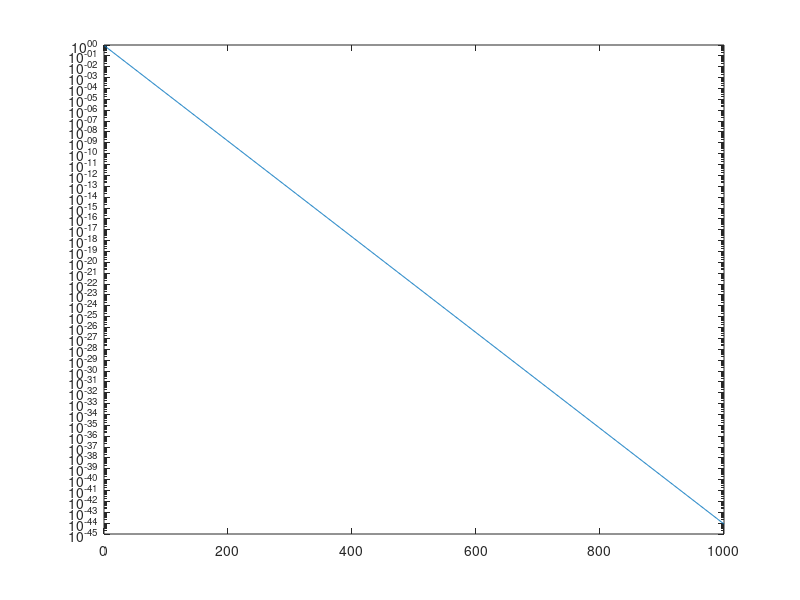

This chart was generated by the following MATLAB code: (Note: this script raises an error after producing the figure.)
%% State Space
% m input varibles
% p output variables
% n state variables

% System can be represented as four matrices:
%    n m
% n[ A B ]
% p[ C D ]
% 
% Where,
% A nxn
% B nxm
% C pxn
% D pxm

%% Discrete
% x[n+1] = Ax[n] + Bu[n]
% y[n] = Cx[n] + Du[n]
%
% or in the Z domain,
% zX(z) = AX(z) + BU(z)
% Y(z) = CX(z) + DU(z)

% State transition matrix: Phi(n) = A^n

% If 0 input: x[n] = A^n*x[0]
% Need |eig(A)| < 1

A = [1/5 1/3; 1/2 2/3]; % stable
%A = [1 1/3; 1/2 2/3];  % unstable
eig(A)

t = 1:1000;
v = zeros(1,1000);
An = A;
for i = 1:1000
    An = An*A;
    v(i) = norm(An,'fro');
end

figure;
semilogy(t,v)

%% ss2tf
% SISO
B = [1 ;1];
C = [1 1];
D = 0;

% Remember: H(z) = C((zI-A)^-1)B+D
[b,a] = ss2tf(A,B,C,D);

[z,p,k] = tf2zpk(b,a)   % poles = eig(A)

%% MIMO
% With MIMO systems, there is a transfer function for each input -> output.
% Thus the transfer function is actually a transfer function matrix, each
% entry being a transfer function between an input an output.
% We represent the transfer function from input j to output i by Hij.

B = eye(2);
C = eye(2);
D = zeros(2);

[b,a] = ss2tf(A,B,C,D,1)

% Here there are 2 inputs and 2 outputs. For ss2tf, you can't return a
% whole transfer function matrix. You can only return the transfer
% functions for each input separately.
% Here, there are 2 transfer functions for each input since there are 2
% outputs. The denominator vector, a, is shared between the transfer
% functions and the numerators are stored in a matrix with row j
% corresponding to Hij

%% tf2ss
b = [0 2 3; 1 2 1];
a = [1 0.4 1];

[A,B,C,D] = tf2ss(b,a)

%% Continuous
% x'(t) = Ax(t) + Bu(t)
% y(t) = Cx(t) + Du(t)

% State transition matrix: I(t) = e^At

% If 0 input: x(t) = e^At*x(0)
% Need Re(eig(A)) < 0

A = [1/5 1/3; 1/2 2/3];     % unstable
%A = [-1/5 1/3; -1/2 -2/3]; % stable
eig(A)

t = 1:1000;
v = zeros(1,1000);
for i = 1:1000
    Aexp = expm(A*i);
    v(i) = norm(Aexp,'fro');
end

figure;
semilogy(t,v)

% Similarly, the transfer function matrix for the state space system is:
% H(s) = C((sI-A)^-1)B+D.

%% State Space Example
x = ones(3,1);  % state variables

%%
load A.mat
abs(eig(A))

%%
C = [1 -1 1;
     0 1 0;
     0 -1 0];
 
B = 0*1*[1/4 1/4 0;
     1/4 1/2 1/4;
     0 1/4 1/2];
 
D = 0*1*eye(3);

%% Simulating State Space
X = zeros(100,1);
Y = X;
Z = Y;
U = Z;
V = U;
W = V;
for k = 1:10000
    u = randn(3,1);     % input
    y = C*x + D*u;
    x = A*x + B*u;
    X(k) = real(x(1));
    Y(k) = real(x(2));
    Z(k) = real(x(3));
    U(k) = real(y(1));
    V(k) = real(y(2));
    W(k) = real(y(3));
end
%%
plot([X,Y,Z])
legend('X','Y','Z')
%%
plot([U,V,W])
legend('U','V','W')
%%
comet3(X,Y,Z)

%%
comet3(U,V,W)
